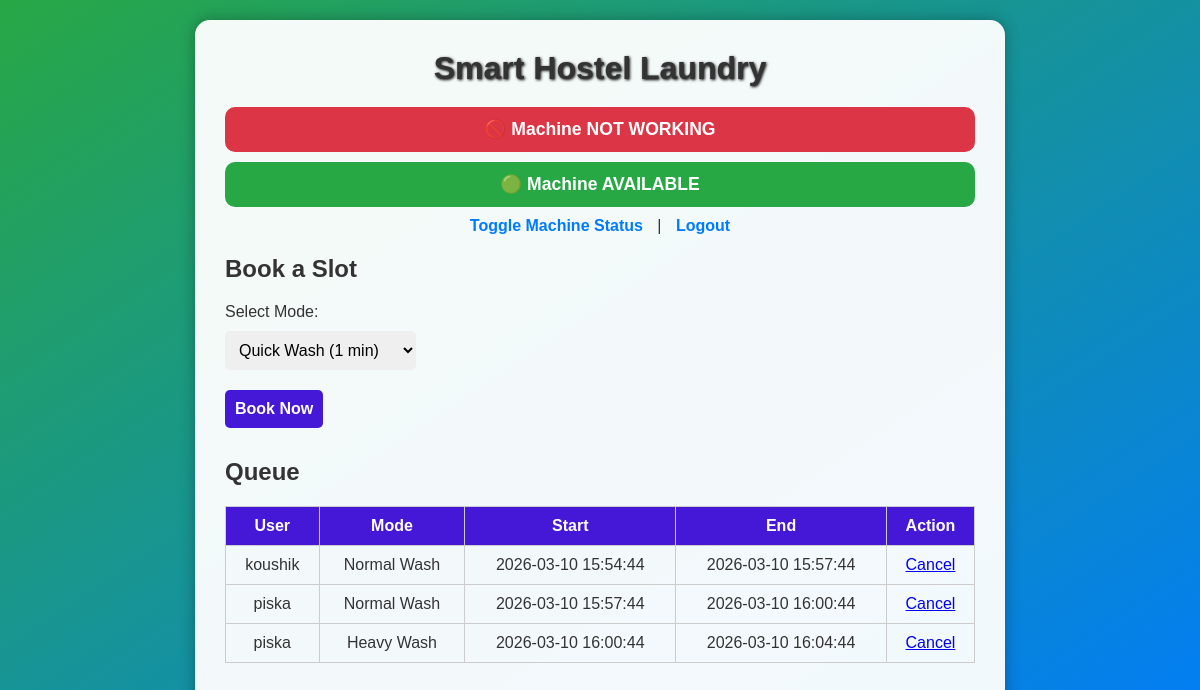
Page /index (signed in) on the committed database.
### tables this page shows
CREATE TABLE bookings(
        id INTEGER PRIMARY KEY AUTOINCREMENT,
        username TEXT,
        mode TEXT,
        start_time TEXT,
        end_time TEXT
    );

### app.py (the view)
@app.route("/index")
def index():
    if "username" not in session:
        return redirect(url_for("login"))
    conn = sqlite3.connect(DATABASE)
    cursor = conn.cursor()
    cursor.execute("SELECT * FROM bookings ORDER BY id")
    bookings = cursor.fetchall()
    cursor.execute("SELECT status FROM machine WHERE id=1")
    machine_status = cursor.fetchone()[0]
    now = datetime.now()
    cursor.execute("SELECT end_time FROM bookings ORDER BY id DESC LIMIT 1")
    last = cursor.fetchone()
    if last:
        end_time = datetime.strptime(last[0], "%Y-%m-%d %H:%M:%S")
        usage_status = "Busy" if now < end_time else "Available"
    else:
        usage_status = "Available"
    conn.close()
    return render_template("index.html", bookings=bookings,
                           machine_status=machine_status,
                           usage_status=usage_status)

### templates/index.html (shortened to what this page needs)
<!DOCTYPE html>
<html>
<head>
</head>
<body>
<div class="container">
    <header>Smart Hostel Laundry</header>
    {% if machine_status=="Not Working" %}
    <div class="status notworking">🚫 Machine NOT WORKING</div>
    {% else %}
    <div class="status working">✅ Machine WORKING</div>
    {% endif %}
    {% if usage_status=="Busy" %}
    <div class="status busy">⏳ Machine BUSY</div>
    {% else %}
    <div class="status available">🟢 Machine AVAILABLE</div>
    {% endif %}
    <div class="top-links">
        <a href="/toggle_machine">Toggle Machine Status</a> |
        <a href="/logout">Logout</a>
    </div>
    <div class="box">
        <h2>Book a Slot</h2>
        <form action="/book" method="POST">
            <label>Select Mode:</label><br>
            <select name="mode">
                <option value="Quick Wash">Quick Wash (1 min)</option>
            </select><br>
            <button type="submit">Book Now</button>
        </form>
    </div>
    <div class="box">
        <h2>Queue</h2>
        {% if bookings %}
        <table>
            <tr>
                <th>User</th>
                <th>Mode</th>
                <th>Start</th>
                <th>End</th>
                <th>Action</th>
            </tr>
            {% for b in bookings %}
            <tr>
                <td>{{b[1]}}</td>
                <td>{{b[2]}}</td>
                <td>{{b[3]}}</td>
                <td>{{b[4]}}</td>
                <td><a href="/cancel/{{b[0]}}">Cancel</a></td>
            </tr>
            {% endfor %}
        </table>
        {% else %}
        <p>No bookings yet</p>
        {% endif %}
    </div>
</div>
</body>
</html>

### templates/index.html (style rules this page uses)
html, body { height: 100%; margin: 0; padding: 0; }
body { font-family: Arial, sans-serif; background: linear-gradient(to bottom right, #28a745, #007bff); color: #fff; display: flex; justify-content: center; min-height: 100vh; padding: 20px 0; }
.container { width: 750px; background: rgba(255,255,255,0.95); color: #333; border-radius: 15px; padding: 30px; box-shadow: 0 0 15px rgba(0,0,0,0.3); }
header { text-align:center; font-size:2em; font-weight:bold; margin-bottom: 20px; text-shadow: 1px 1px 3px #000; }
.status { padding:12px; margin:10px 0; border-radius:10px; font-weight:bold; font-size:1.1em; text-align:center; }
.notworking { background-color: #dc3545; color:white; }
.available { background-color: #28a745; color:white; }
.top-links { text-align:center; margin-bottom:20px; }
.top-links a { color:#007bff; text-decoration:none; font-weight:bold; margin:0 10px; }
.box { margin:20px 0; }
select, button, input { padding:10px; margin:10px 0; border-radius:5px; border:none; font-size:1em; }
button { background:#4418d6; color:white; cursor:pointer; font-weight:bold; }
table { width:100%; border-collapse: collapse; margin-top:10px; }
table th, table td { border:1px solid #ccc; padding:10px; text-align:center; }
table th { background: #4418d6; color:white; }

### rows in the picture
bookings: username "koushik", mode "Normal Wash", start_time "2026-03-10 15:54:44", end_time "2026-03-10 15:57:44"
bookings: username "piska", mode "Normal Wash", start_time "2026-03-10 15:57:44", end_time "2026-03-10 16:00:44"
bookings: username "piska", mode "Heavy Wash", start_time "2026-03-10 16:00:44", end_time "2026-03-10 16:04:44"
